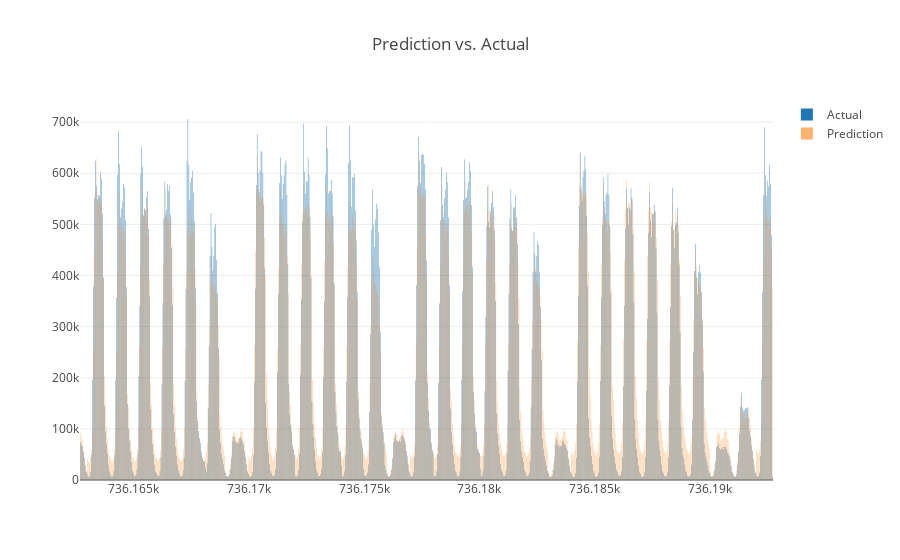

This figure's notebook cell:
### Code cell
# Generate chart with predicitons based on training data (using plotly)
print("Plotly version", __version__) # requires plotly version >= 1.9.0
init_notebook_mode(connected=True)

set1 = go.Bar(
    x=results["dateFrac"],
    y=results["cnt"],
#    marker=dict(color='blue'),
    name='Actual'
)
set2 = go.Bar(
    x=results["dateFrac"],
    y=results["predHS"],
#    marker=dict(color='crimson'),
    opacity=0.6,
    name='Prediction'
)
barData = [set1, set2]
barLayout = go.Layout(barmode='group', title="Prediction vs. Actual")

fig = go.Figure(data=barData, layout=barLayout)
iplot(fig)

### Figure 1 — Plotly figure (JSON) as saved in the notebook; plotly's stock layout.template omitted (floating-point values rounded to 4 significant figures; data arrays with more than 128 entries replaced by an {"elided": "..."} marker saying what was removed)
{"data": [{"name": "Actual", "type": "bar", "x": {"elided": "721 float values"}, "y": {"elided": "721 int values"}}, {"name": "Prediction", "opacity": 0.6, "type": "bar", "x": {"elided": "721 float values"}, "y": {"elided": "721 int values"}}], "layout": {"barmode": "group", "title": "Prediction vs. Actual"}}
